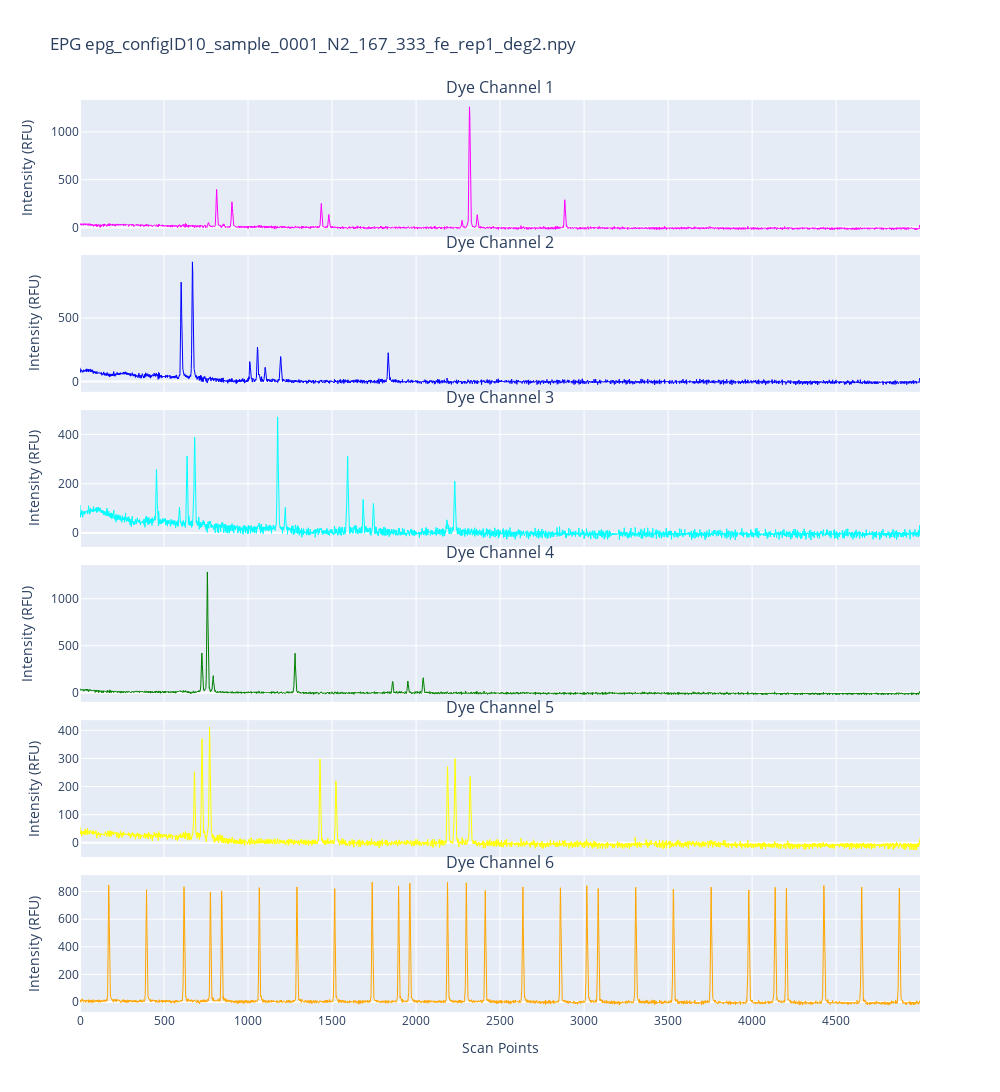
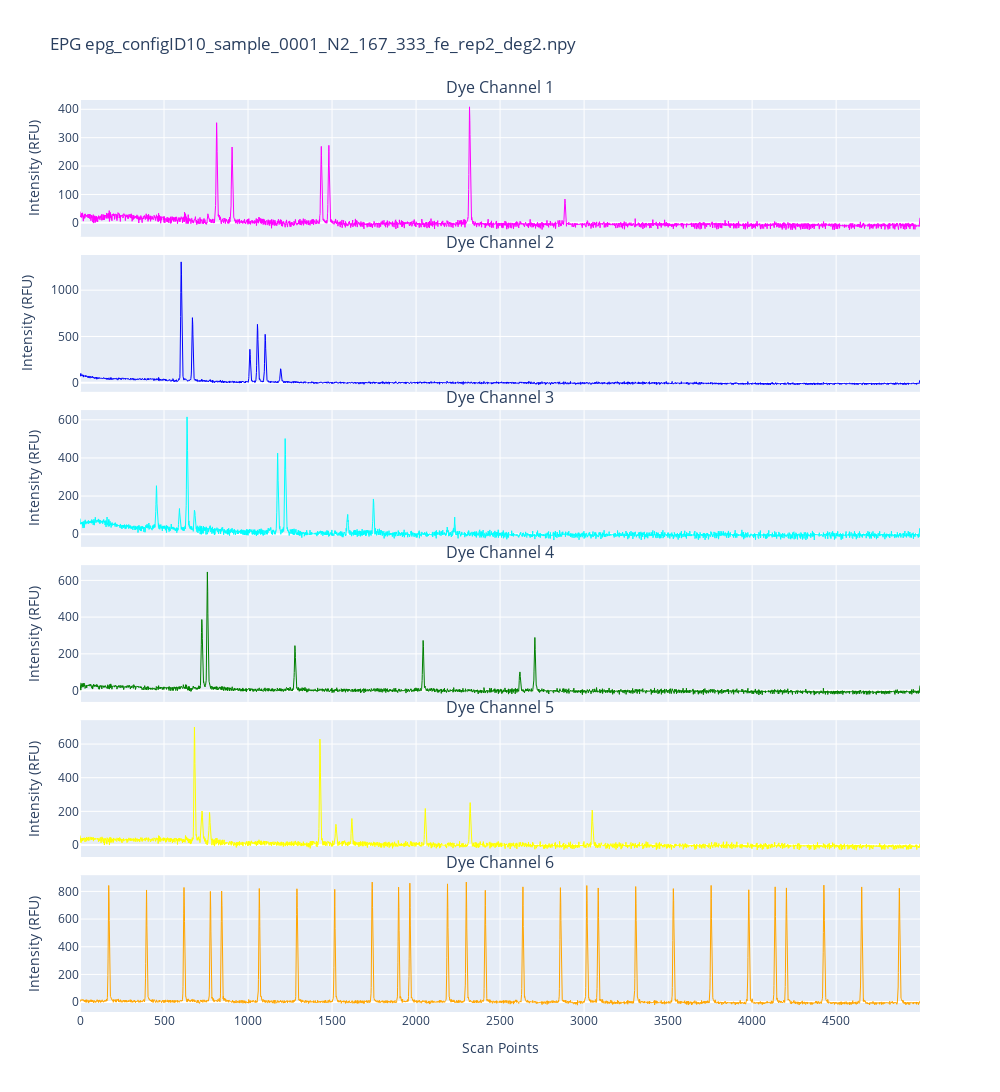

Source (notebook cell) for these figures, in order:
### Code cell
for arr, fname in arrays:
    plot_epg_plotly(arr, title=f"EPG {fname}")

### Figure 1 — Plotly figure (JSON) as saved in the notebook; plotly's stock layout.template omitted (floating-point values rounded to 4 significant figures; data arrays with more than 128 entries replaced by an {"elided": "..."} marker saying what was removed)
{"data": [{"line": {"color": "magenta", "width": 1}, "mode": "lines", "name": "Dye 1", "type": "scatter", "x": {"elided": "5000 int values"}, "xaxis": "x", "y": {"elided": "5000 float values"}, "yaxis": "y"}, {"line": {"color": "blue", "width": 1}, "mode": "lines", "name": "Dye 2", "type": "scatter", "x": {"elided": "5000 int values"}, "xaxis": "x2", "y": {"elided": "5000 float values"}, "yaxis": "y2"}, {"line": {"color": "cyan", "width": 1}, "mode": "lines", "name": "Dye 3", "type": "scatter", "x": {"elided": "5000 int values"}, "xaxis": "x3", "y": {"elided": "5000 float values"}, "yaxis": "y3"}, {"line": {"color": "green", "width": 1}, "mode": "lines", "name": "Dye 4", "type": "scatter", "x": {"elided": "5000 int values"}, "xaxis": "x4", "y": {"elided": "5000 float values"}, "yaxis": "y4"}, {"line": {"color": "yellow", "width": 1}, "mode": "lines", "name": "Dye 5", "type": "scatter", "x": {"elided": "5000 int values"}, "xaxis": "x5", "y": {"elided": "5000 float values"}, "yaxis": "y5"}, {"line": {"color": "orange", "width": 1}, "mode": "lines", "name": "Dye 6", "type": "scatter", "x": {"elided": "5000 int values"}, "xaxis": "x6", "y": {"elided": "5000 float values"}, "yaxis": "y6"}], "layout": {"annotations": [{"font": {"size": 16}, "showarrow": false, "text": "Dye Channel 1", "x": 0.5, "xanchor": "center", "xref": "paper", "y": 1, "yanchor": "bottom", "yref": "paper"}, {"font": {"size": 16}, "showarrow": false, "text": "Dye Channel 2", "x": 0.5, "xanchor": "center", "xref": "paper", "y": 0.83, "yanchor": "bottom", "yref": "paper"}, {"font": {"size": 16}, "showarrow": false, "text": "Dye Channel 3", "x": 0.5, "xanchor": "center", "xref": "paper", "y": 0.66, "yanchor": "bottom", "yref": "paper"}, {"font": {"size": 16}, "showarrow": false, "text": "Dye Channel 4", "x": 0.5, "xanchor": "center", "xref": "paper", "y": 0.49, "yanchor": "bottom", "yref": "paper"}, {"font": {"size": 16}, "showarrow": false, "text": "Dye Channel 5", "x": 0.5, "xanchor": "center", "xref": "paper", "y": 0.32, "yanchor": "bottom", "yref": "paper"}, {"font": {"size": 16}, "showarrow": false, "text": "Dye Channel 6", "x": 0.5, "xanchor": "center", "xref": "paper", "y": 0.15, "yanchor": "bottom", "yref": "paper"}], "height": 1500, "hovermode": "x unified", "showlegend": false, "title": {"text": "EPG epg_configID10_sample_0001_N2_167_333_fe_rep1_deg2.npy"}, "width": 1000, "xaxis": {"anchor": "y", "domain": [0, 1], "matches": "x6", "showticklabels": false}, "xaxis2": {"anchor": "y2", "domain": [0, 1], "matches": "x6", "showticklabels": false}, "xaxis3": {"anchor": "y3", "domain": [0, 1], "matches": "x6", "showticklabels": false}, "xaxis4": {"anchor": "y4", "domain": [0, 1], "matches": "x6", "showticklabels": false}, "xaxis5": {"anchor": "y5", "domain": [0, 1], "matches": "x6", "showticklabels": false}, "xaxis6": {"anchor": "y6", "domain": [0, 1], "title": {"text": "Scan Points"}}, "yaxis": {"anchor": "x", "domain": [0.85, 1], "title": {"text": "Intensity (RFU)"}}, "yaxis2": {"anchor": "x2", "domain": [0.68, 0.83], "title": {"text": "Intensity (RFU)"}}, "yaxis3": {"anchor": "x3", "domain": [0.51, 0.66], "title": {"text": "Intensity (RFU)"}}, "yaxis4": {"anchor": "x4", "domain": [0.34, 0.49], "title": {"text": "Intensity (RFU)"}}, "yaxis5": {"anchor": "x5", "domain": [0.17, 0.32], "title": {"text": "Intensity (RFU)"}}, "yaxis6": {"anchor": "x6", "domain": [0, 0.15], "title": {"text": "Intensity (RFU)"}}}}

### Figure 2 — Plotly figure (JSON) as saved in the notebook; plotly's stock layout.template omitted (floating-point values rounded to 4 significant figures; data arrays with more than 128 entries replaced by an {"elided": "..."} marker saying what was removed)
{"data": [{"line": {"color": "magenta", "width": 1}, "mode": "lines", "name": "Dye 1", "type": "scatter", "x": {"elided": "5000 int values"}, "xaxis": "x", "y": {"elided": "5000 float values"}, "yaxis": "y"}, {"line": {"color": "blue", "width": 1}, "mode": "lines", "name": "Dye 2", "type": "scatter", "x": {"elided": "5000 int values"}, "xaxis": "x2", "y": {"elided": "5000 float values"}, "yaxis": "y2"}, {"line": {"color": "cyan", "width": 1}, "mode": "lines", "name": "Dye 3", "type": "scatter", "x": {"elided": "5000 int values"}, "xaxis": "x3", "y": {"elided": "5000 float values"}, "yaxis": "y3"}, {"line": {"color": "green", "width": 1}, "mode": "lines", "name": "Dye 4", "type": "scatter", "x": {"elided": "5000 int values"}, "xaxis": "x4", "y": {"elided": "5000 float values"}, "yaxis": "y4"}, {"line": {"color": "yellow", "width": 1}, "mode": "lines", "name": "Dye 5", "type": "scatter", "x": {"elided": "5000 int values"}, "xaxis": "x5", "y": {"elided": "5000 float values"}, "yaxis": "y5"}, {"line": {"color": "orange", "width": 1}, "mode": "lines", "name": "Dye 6", "type": "scatter", "x": {"elided": "5000 int values"}, "xaxis": "x6", "y": {"elided": "5000 float values"}, "yaxis": "y6"}], "layout": {"annotations": [{"font": {"size": 16}, "showarrow": false, "text": "Dye Channel 1", "x": 0.5, "xanchor": "center", "xref": "paper", "y": 1, "yanchor": "bottom", "yref": "paper"}, {"font": {"size": 16}, "showarrow": false, "text": "Dye Channel 2", "x": 0.5, "xanchor": "center", "xref": "paper", "y": 0.83, "yanchor": "bottom", "yref": "paper"}, {"font": {"size": 16}, "showarrow": false, "text": "Dye Channel 3", "x": 0.5, "xanchor": "center", "xref": "paper", "y": 0.66, "yanchor": "bottom", "yref": "paper"}, {"font": {"size": 16}, "showarrow": false, "text": "Dye Channel 4", "x": 0.5, "xanchor": "center", "xref": "paper", "y": 0.49, "yanchor": "bottom", "yref": "paper"}, {"font": {"size": 16}, "showarrow": false, "text": "Dye Channel 5", "x": 0.5, "xanchor": "center", "xref": "paper", "y": 0.32, "yanchor": "bottom", "yref": "paper"}, {"font": {"size": 16}, "showarrow": false, "text": "Dye Channel 6", "x": 0.5, "xanchor": "center", "xref": "paper", "y": 0.15, "yanchor": "bottom", "yref": "paper"}], "height": 1500, "hovermode": "x unified", "showlegend": false, "title": {"text": "EPG epg_configID10_sample_0001_N2_167_333_fe_rep2_deg2.npy"}, "width": 1000, "xaxis": {"anchor": "y", "domain": [0, 1], "matches": "x6", "showticklabels": false}, "xaxis2": {"anchor": "y2", "domain": [0, 1], "matches": "x6", "showticklabels": false}, "xaxis3": {"anchor": "y3", "domain": [0, 1], "matches": "x6", "showticklabels": false}, "xaxis4": {"anchor": "y4", "domain": [0, 1], "matches": "x6", "showticklabels": false}, "xaxis5": {"anchor": "y5", "domain": [0, 1], "matches": "x6", "showticklabels": false}, "xaxis6": {"anchor": "y6", "domain": [0, 1], "title": {"text": "Scan Points"}}, "yaxis": {"anchor": "x", "domain": [0.85, 1], "title": {"text": "Intensity (RFU)"}}, "yaxis2": {"anchor": "x2", "domain": [0.68, 0.83], "title": {"text": "Intensity (RFU)"}}, "yaxis3": {"anchor": "x3", "domain": [0.51, 0.66], "title": {"text": "Intensity (RFU)"}}, "yaxis4": {"anchor": "x4", "domain": [0.34, 0.49], "title": {"text": "Intensity (RFU)"}}, "yaxis5": {"anchor": "x5", "domain": [0.17, 0.32], "title": {"text": "Intensity (RFU)"}}, "yaxis6": {"anchor": "x6", "domain": [0, 0.15], "title": {"text": "Intensity (RFU)"}}}}
